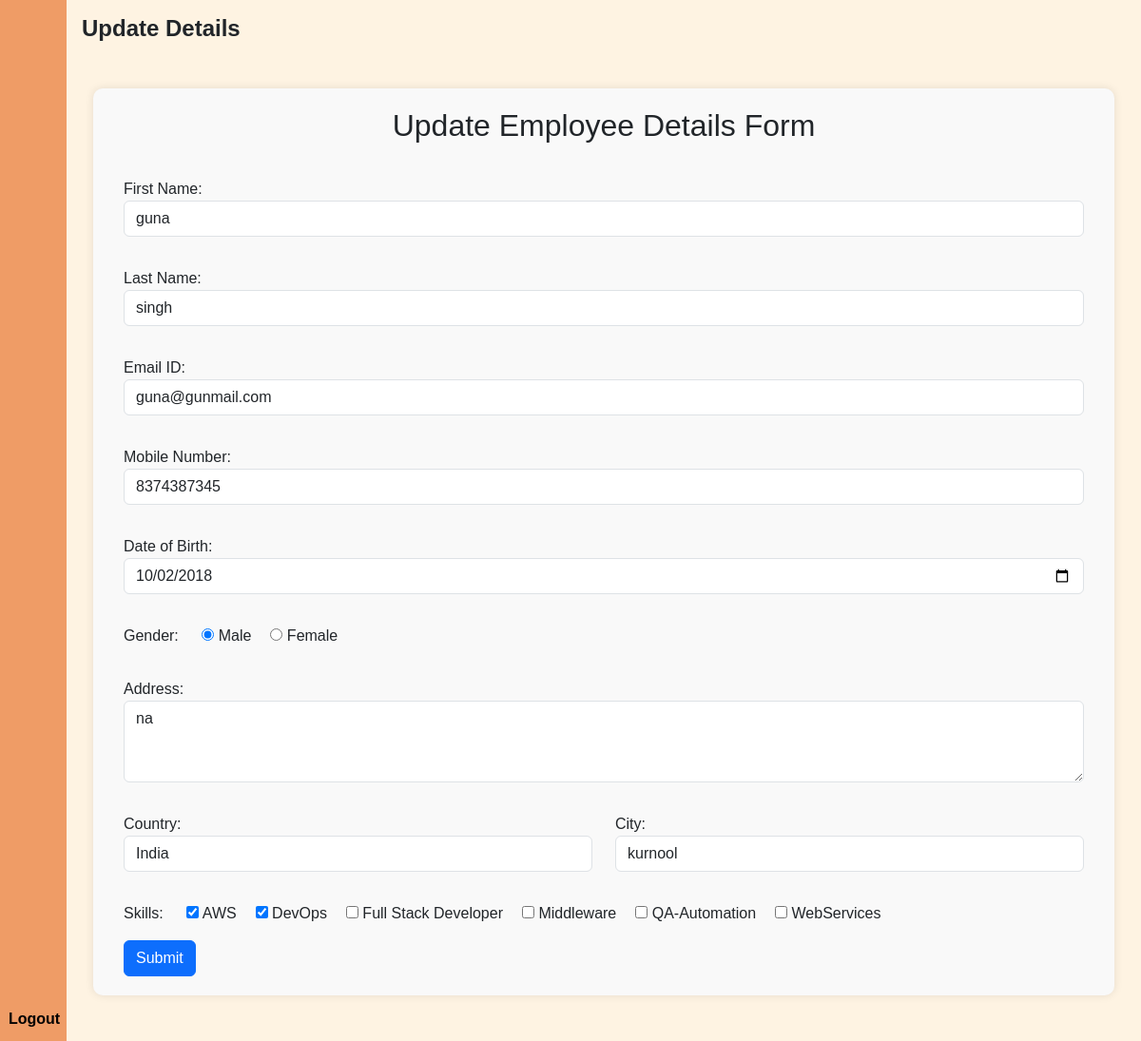
Page /8/ (signed in) on the committed database.
### Webpage/models.py (models this page shows)
class Emp_details(models.Model):
    firstname = models.CharField(max_length=100)
    lastname = models.CharField(max_length=100)
    email = models.EmailField(max_length=100)
    mobile = models.CharField(max_length=12)
    birth = models.DateField()
    gender = models.CharField(max_length=100)
    address = models.TextField()
    country = CountryField()
    city = models.CharField(max_length=100)
    skills = models.ManyToManyField(Skill)

### Webpage/views.py (the view)
# urls.py: path('<int:id>/',views.update_date,name='update_data'),
@login_required
def update_date(request,id):
    if request.method == 'POST':
        pi = Emp_details.objects.get(pk=id)
        fm = EmployeeForm(request.POST,instance=pi)
        if fm.is_valid():
            fm.save()
            return redirect('Webpage:show_detail')
    else:
        pi = Emp_details.objects.get(pk=id)
        fm = EmployeeForm(instance=pi)
    return render(request,'update.html',{'form':fm})

### Webpage/models.py (called while the page is built)
    def __str__(self):
        return self.name

### templates/update.html (shortened to what this page needs)
{%extends 'sidebar.html'%}
{%load static%}
{% block extra_css %}
<link rel="stylesheet" href="{% static 'emp.css' %}">
{% endblock extra_css %}
{%block content%}
<h1>Update Details</h1>
<div class="container mt-5">
    <div class="form-container">
        <h2 class="text-center">Update Employee Details Form</h2>
        <div class="container">
            <div class="row">
                <div class="col-12">
                    <form action="" method="post">
                        <div class="row">
                            {% for fm in form %}
                                {% if fm.name == 'country' or fm.name == 'city' %}
                                    <div class="col-md-6">
                                        <div class="form-group mb-10 py-2 my-2">
                                            {{ fm.label_tag }} {{ fm }}
                                        </div>
                                    </div>
                                {% else %}
                                    <div class="col-12">
                                        <div class="form-group mb-10 py-2 my-2">
                                            {{ fm.label_tag }} {{ fm }}
                                        </div>
                                    </div>
                                {% endif %}
                            {% endfor %}
                        </div>
                        <input type="submit" value="Submit" class="btn btn-primary">
                    </form>
                </div>
            </div>
        </div>
    </div>
</div>
{%endblock content%}

### static/styles.css (style rules this page uses)
body { background-color: #FFF5E1; }
h1 { font-weight: 600; font-size: 1.5rem; }
body { font-family: 'Poppins', sans-serif; padding-bottom: 0; }
#id_gender, #id_skills { display: inline-flex !important; }

### static/emp.css (style rules this page uses)
#id_gender, #id_skills { display: inline-flex !important; }
#id_gender>div { padding-left: 20px; }
#id_skills>div { padding-left: 20px; }
#id_email, #id_mobile { display: inline-flex; }

### templates/update.html (style rules this page uses)
.form-container { background-color: #f9f9f9; padding: 20px; border-radius: 10px; box-shadow: 0px 0px 10px rgba(0, 0, 0, 0.1); }
.form-container h2 { margin-bottom: 20px; }

### rows in the picture
Emp_details: form "guna" "singh" "guna@gunmail.com" "8374387345" "10/02/2018" "☑ Male ☐ Female" "na", form "India" "kurnool"

### other values in the picture
{{ fm.label_tag }} "First Name:" "Last Name:" "Email ID:" "Mobile Number:" "Date of Birth:" "Gender:" "Address:" "Skills:"
{{ fm.label_tag }} "Country:" "City:"
